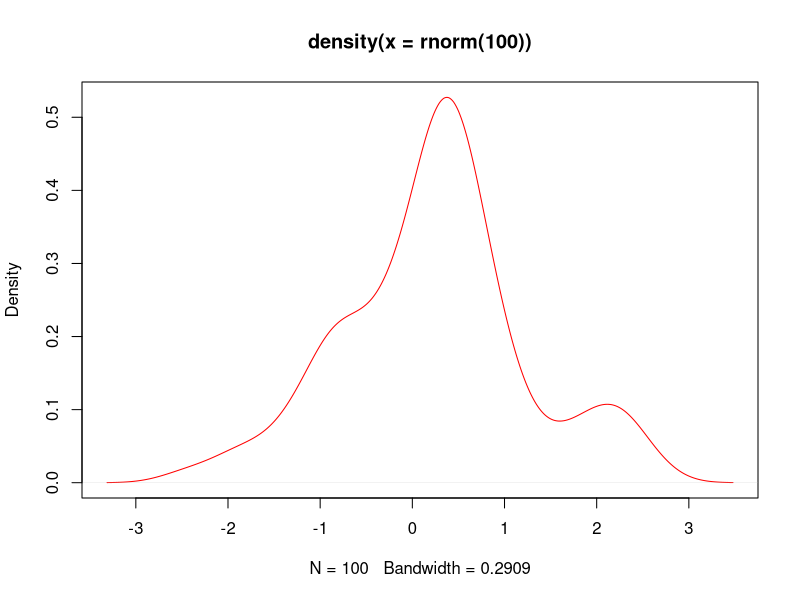

Recreate this plot in R.
plot(density(rnorm(100)),col="red")
#графическая подсистема
x=5
x
#задания переменной значения
x<-c(1,3,6,7)
char<-c("8","edge","turn8k")
logic<-c(TRUE,FALSE,TRUE,FALSE)
#типы векторов
dynam<-c(8,"dds",TRUE)
dynam<-c(1,0,1,1,TRUE)
dynam
#динамическая типизация
log(x,10)
#функции
x=10
x<5
x>5
x==10
#логические операции
x^10
x+10
#математические операции
x=10/(5-5)
x
#задание
x<-c(2,4,5,3,-4,0)
x*5
y<-c(5,3)
x*y
z<-c(1,2,3,4,5,6)
x*z
#правила повтора векторов
length(x)
#измерение длины вектора
x<-c(3,4,6,-7,8)
mean = sum(x)/ length(x)
mean
#больше базовых функций
x=2:10
y=5:1
z=-5:10
w=-5:-10
x
y
z
w
z=seq(2,5,.5)
x=seq(3,9.1,.1)
y=seq(9,3,-.2)
length(x)
length(y)
x*y
x=c("A","B","C")
rep(x,4)
#последовательности
x<-1:10
y<-x<=-5
mode(x)
mode(y)
mode(mode(x))
#логические вектора
x=1:20
x[2]
x[0]
x[5:9]
x[c(3,7,8,9,20)]
x[-19]
x[-(1:6)]
x[x>10]
x[TRUE]
y=c(TRUE,FALSE)
x[y]
#индексация векторов
vector<-c()
v2<-c(TRUE,FALSE,TRUE,TRUE,FALSE,TRUE)
vector=c(v2,vector);
vector=c(F,vector);
x=1:3
x=c(5,x)
x
#добавление элементов к вектору
x=1:5
names(x)
names(x)<-c("Первый","Второй","Третий","Четвертый","Первый")
names(x)
x["Первый"]
#имена элементов векторов
log(3)==log(3,base=exp(1))
x=seq(5,100,.1)
x[length(x)]
#свойства векторов
x<-c(-10,2,78,34,-98,23,0,-8)
order(x)
sort(x)
sort(x)==x[order(x)]
log(exp(1))
